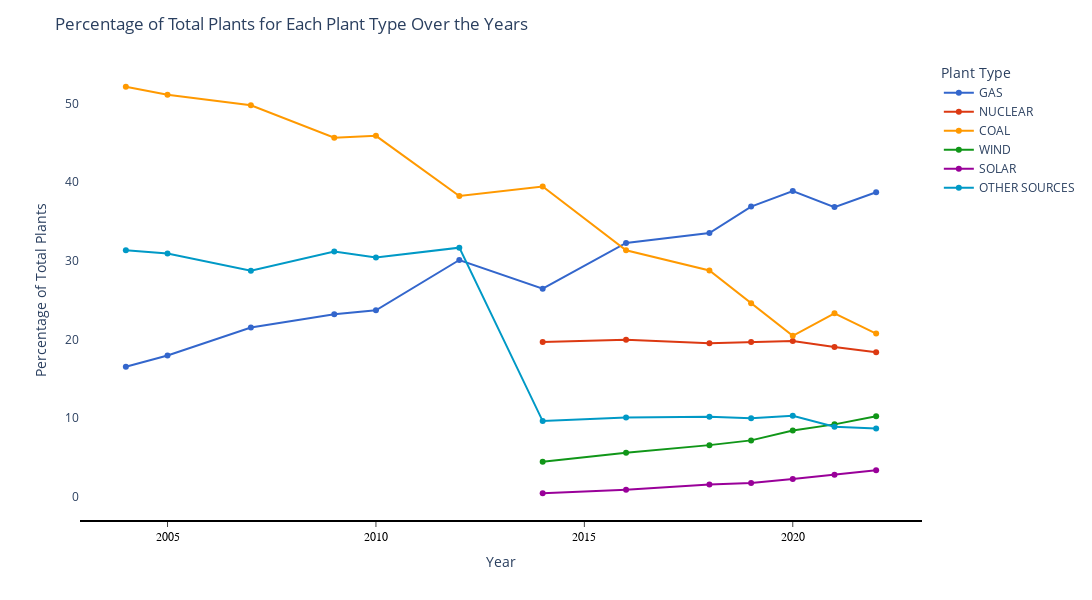

This figure's notebook cell:
### Code cell
import plotly.express as px

fig = px.line(counts, x='year', y='percentage', color='plant_type', markers=True, line_shape='linear',
              category_orders={'plant_type': plant_typesplotting},
              color_discrete_sequence=px.colors.qualitative.G10)

fig.update_layout(title='Percentage of Total Plants for Each Plant Type Over the Years',
                  xaxis_title='Year',
                  yaxis_title='Percentage of Total Plants',
                  legend_title='Plant Type',
                  yaxis=dict(tickformat=""),
                  plot_bgcolor='white',
                  xaxis=dict(
                    showline=True,
                    showgrid=False,
                    showticklabels=True,
                    linecolor='black',
                    linewidth=2,
                    ticks='outside',
                    tickfont=dict(
                        family='Arial',
                        size=12,
                        color='black',
                    )),
                    width=1100, 
                    height=600)

fig.show()

### Figure 1 — Plotly figure (JSON) as saved in the notebook; plotly's stock layout.template omitted (floating-point values rounded to 4 significant figures)
{"data": [{"hovertemplate": "plant_type=GAS<br>year=%{x}<br>percentage=%{y}<extra></extra>", "legendgroup": "GAS", "line": {"color": "#3366CC", "dash": "solid", "shape": "linear"}, "marker": {"symbol": "circle"}, "mode": "lines+markers", "name": "GAS", "orientation": "v", "showlegend": true, "type": "scatter", "x": [2004, 2005, 2007, 2009, 2010, 2012, 2014, 2016, 2018, 2019, 2020, 2021, 2022], "xaxis": "x", "y": [16.51, 17.95, 21.5, 23.18, 23.69, 30.1, 26.44, 32.26, 33.53, 36.9, 38.87, 36.83, 38.72], "yaxis": "y"}, {"hovertemplate": "plant_type=NUCLEAR<br>year=%{x}<br>percentage=%{y}<extra></extra>", "legendgroup": "NUCLEAR", "line": {"color": "#DC3912", "dash": "solid", "shape": "linear"}, "marker": {"symbol": "circle"}, "mode": "lines+markers", "name": "NUCLEAR", "orientation": "v", "showlegend": true, "type": "scatter", "x": [2014, 2016, 2018, 2019, 2020, 2021, 2022], "xaxis": "x", "y": [19.65, 19.93, 19.51, 19.67, 19.8, 19.02, 18.34], "yaxis": "y"}, {"hovertemplate": "plant_type=COAL<br>year=%{x}<br>percentage=%{y}<extra></extra>", "legendgroup": "COAL", "line": {"color": "#FF9900", "dash": "solid", "shape": "linear"}, "marker": {"symbol": "circle"}, "mode": "lines+markers", "name": "COAL", "orientation": "v", "showlegend": true, "type": "scatter", "x": [2004, 2005, 2007, 2009, 2010, 2012, 2014, 2016, 2018, 2019, 2020, 2021, 2022], "xaxis": "x", "y": [52.15, 51.13, 49.79, 45.65, 45.9, 38.24, 39.46, 31.33, 28.77, 24.58, 20.44, 23.32, 20.74], "yaxis": "y"}, {"hovertemplate": "plant_type=WIND<br>year=%{x}<br>percentage=%{y}<extra></extra>", "legendgroup": "WIND", "line": {"color": "#109618", "dash": "solid", "shape": "linear"}, "marker": {"symbol": "circle"}, "mode": "lines+markers", "name": "WIND", "orientation": "v", "showlegend": true, "type": "scatter", "x": [2014, 2016, 2018, 2019, 2020, 2021, 2022], "xaxis": "x", "y": [4.432, 5.565, 6.537, 7.141, 8.397, 9.179, 10.2], "yaxis": "y"}, {"hovertemplate": "plant_type=SOLAR<br>year=%{x}<br>percentage=%{y}<extra></extra>", "legendgroup": "SOLAR", "line": {"color": "#990099", "dash": "solid", "shape": "linear"}, "marker": {"symbol": "circle"}, "mode": "lines+markers", "name": "SOLAR", "orientation": "v", "showlegend": true, "type": "scatter", "x": [2014, 2016, 2018, 2019, 2020, 2021, 2022], "xaxis": "x", "y": [0.4122, 0.8675, 1.511, 1.73, 2.212, 2.781, 3.339], "yaxis": "y"}, {"hovertemplate": "plant_type=OTHER SOURCES<br>year=%{x}<br>percentage=%{y}<extra></extra>", "legendgroup": "OTHER SOURCES", "line": {"color": "#0099C6", "dash": "solid", "shape": "linear"}, "marker": {"symbol": "circle"}, "mode": "lines+markers", "name": "OTHER SOURCES", "orientation": "v", "showlegend": true, "type": "scatter", "x": [2004, 2005, 2007, 2009, 2010, 2012, 2014, 2016, 2018, 2019, 2020, 2021, 2022], "xaxis": "x", "y": [31.35, 30.92, 28.72, 31.16, 30.41, 31.67, 9.597, 10.04, 10.15, 9.973, 10.28, 8.875, 8.651], "yaxis": "y"}], "layout": {"height": 600, "legend": {"title": {"text": "Plant Type"}, "tracegroupgap": 0}, "margin": {"t": 60}, "plot_bgcolor": "white", "title": {"text": "Percentage of Total Plants for Each Plant Type Over the Years"}, "width": 1100, "xaxis": {"anchor": "y", "autorange": true, "domain": [0, 1], "linecolor": "black", "linewidth": 2, "range": [2003.0, 2023.0], "showgrid": false, "showline": true, "showticklabels": true, "tickfont": {"color": "black", "family": "Arial", "size": 12}, "ticks": "outside", "title": {"text": "Year"}, "type": "linear"}, "yaxis": {"anchor": "x", "autorange": true, "domain": [0, 1], "range": [-2.992, 55.55], "tickformat": "", "title": {"text": "Percentage of Total Plants"}, "type": "linear"}}}
